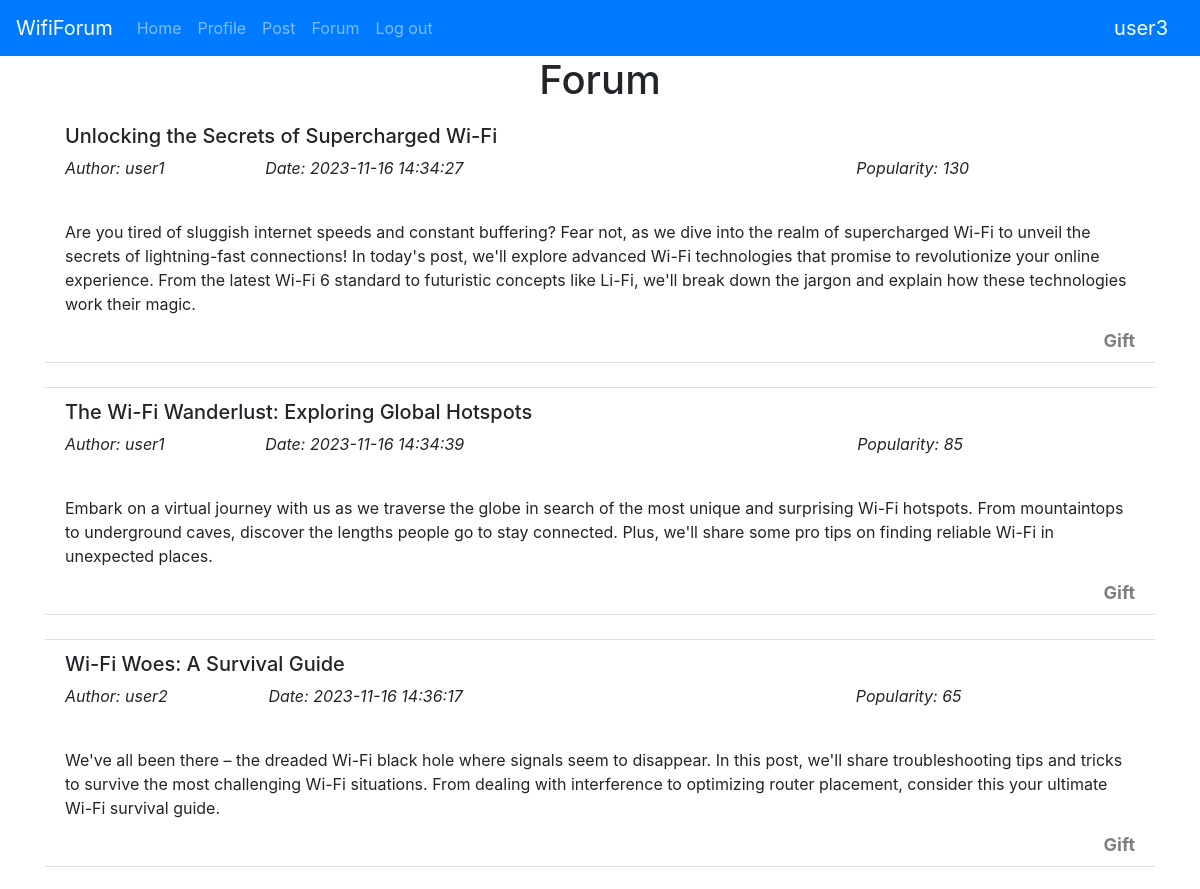
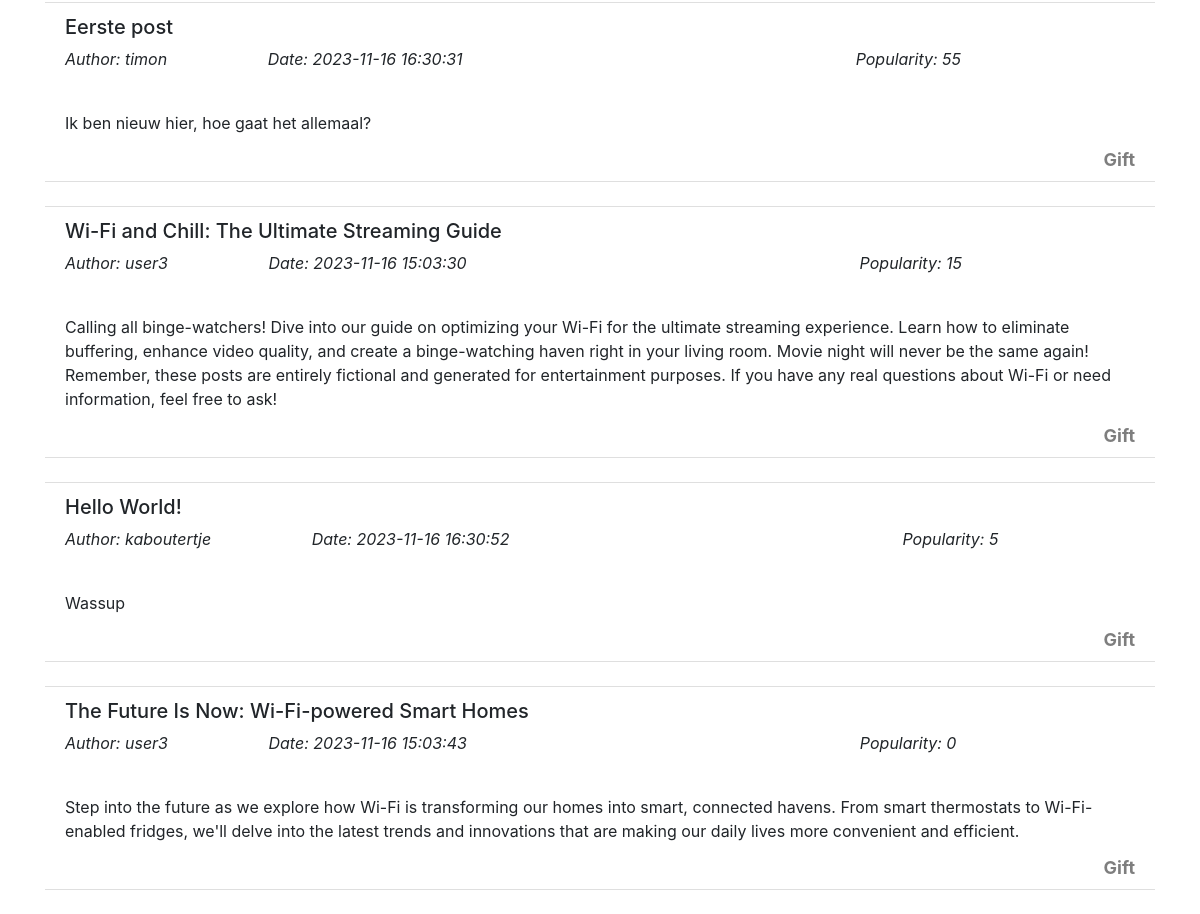
Page /forum (signed in) on the committed database (2 pictures, top to bottom).
### website/models.py (models this page shows)
class User(db.Model, UserMixin):
    id = db.Column(db.Integer, primary_key=True)
    email = db.Column(db.String(150), unique=True)
    password = db.Column(db.String(150))
    username = db.Column(db.String(150), unique=True)
    credit = db.Column(db.Integer)
    posts = db.relationship('Post')

class Post(db.Model):
    id = db.Column(db.Integer, primary_key=True)
    username = db.Column(db.String(150))
    title = db.Column(db.String(255))
    content = db.Column(db.Text)
    date = db.Column(db.DateTime(timezone=True), default=func.now())
    user_id = db.Column(db.Integer, db.ForeignKey('user.id'))
    credit = db.Column(db.Integer)

### website/views.py (the view)
@view.route('/forum', methods=['GET'])
def forum():
    username = request.form.get('username')
    posts = Post.query.order_by(desc(Post.credit)).all()
    return render_template('forum.html', user=current_user, posts=posts)

### website/__init__.py (called while the page is built)
def create_app():
    app = Flask(__name__)
    app.config['SECRET_KEY'] = 'abc' #Dit zorgt voor een encryptie van de data cookies en sessie data, je kan dit ook gwn disablen als het problemen veroorzaakt
    app.config['SQLALCHEMY_DATABASE_URI'] = f'sqlite:///{DB_NAME}'
    db.init_app(app)
    from .views import view
    from .auth import auth
    app.register_blueprint(view, url_prefix='/')
    app.register_blueprint(auth, url_prefix='/')
    from .models import User, Post
    create_database(app)
    login_manager = LoginManager()
    login_manager.login_view = 'auth.login'
    login_manager.init_app(app)
    @login_manager.user_loader
    def load_user(id):
        return User.query.get(int(id))
    return app

### website/templates/forum.html (shortened to what this page needs)
{% extends "base.html" %} {% block title %}Forum{% endblock %} {% block
content%}
<h1 align="center">Forum</h1>
<ul class="list-group list-group-flush" id="notes">
  {% for post in posts %}
  <li class="list-group-item">
    <h5>{{ post.title }}</h5>
    <p>
      <i
        >Author: {{ post.username }} &emsp;&emsp;&emsp;&emsp;&emsp;&emsp;Date:
        {{post.date}}
        &emsp;&emsp;&emsp;&emsp;&emsp;&emsp;&emsp;&emsp;&emsp;&emsp;&emsp;&emsp;&emsp;&emsp;&emsp;&emsp;&emsp;&emsp;&emsp;&emsp;&emsp;&emsp;&emsp;&emsp;
        Popularity: {{post.credit}}
      </i>
    </p>
    <br />
    <p>{{ post.content }}</p>
    <button
      class="close"
      style="font-size: 18px"
      type="button"
      onClick="donation({{ post.id }})"
    >
      Gift
    </button>
  </li>
  <br />{% endfor %}
</ul>
{% endblock %}

### website/templates/base.html (shortened to what this page needs)
<!DOCTYPE html>
<html>
  <head>
    <link
      rel="stylesheet"
      href="https://stackpath.bootstrapcdn.com/bootstrap/4.4.1/css/bootstrap.min.css"
    />
    <link
      rel="stylesheet"
      href="https://stackpath.bootstrapcdn.com/font-awesome/4.7.0/css/font-awesome.min.css"
    />
  </head>
  <body>
    <nav class="navbar navbar-expand-lg navbar-dark bg-primary">
      <a class="navbar-brand" href="#">WifiForum</a>
      <div class="'collapse navbar-collapse" id="navbar">
        <div class="navbar-nav">
          {% if user.is_authenticated %}
          <a class="nav-item nav-link" id="home" href="/"> Home </a>
          <a class="nav-item nav-link" id="profile" href="/profile">
            Profile
          </a>
          <a class="nav-item nav-link" id="post" href="/post"> Post </a>
          <a class="nav-item nav-link" id="logout" href="/forum"> Forum </a>
          <a class="nav-item nav-link" id="logout" href="/logout"> Log out </a>
          {% else %}
          <a class="nav-item nav-link" id="home" href="/"> Home </a>
          <a class="nav-item nav-link" id="login" href="/login"> Login </a>
          <a class="nav-item nav-link" id="sign-up" href="/signup"> Signup </a>
          {% endif %}
        </div>
      </div>
      <div class="topnav-right">
        {% if user.is_authenticated %}
        <a class="navbar-brand" href="/profile">{{user.username}}</a>
        {% endif %}
      </div>
    </nav>
    <div class="container">{%block content%} {%endblock %}</div>
  </body>
</html>

### rows in the picture
User: username "user3"
Post: title "Unlocking the Secrets of Supercharged Wi-Fi", username "user1", date "2023-11-16 14:34:27", credit "130", content "Are you tired of sluggish internet speeds and constant buffering? Fear not, as we dive into the realm of supercharged Wi-Fi to unveil the secrets of lightning-fast connections! In today's post, we'll explore advanced Wi-Fi technologies that promise to revolutionize your online experience. From the latest Wi-Fi 6 standard to futuristic concepts like Li-Fi, we'll break down the jargon and explain how these technologies work their magic."
Post: title "The Wi-Fi Wanderlust: Exploring Global Hotspots", username "user1", date "2023-11-16 14:34:39", credit "85", content "Embark on a virtual journey with us as we traverse the globe in search of the most unique and surprising Wi-Fi hotspots. From mountaintops to underground caves, discover the lengths people go to stay connected. Plus, we'll share some pro tips on finding reliable Wi-Fi in unexpected places."
Post: title "Wi-Fi Woes: A Survival Guide", username "user2", date "2023-11-16 14:36:17", credit "65", content "We've all been there – the dreaded Wi-Fi black hole where signals seem to disappear. In this post, we'll share troubleshooting tips and tricks to survive the most challenging Wi-Fi situations. From dealing with interference to optimizing router placement, consider this your ultimate Wi-Fi survival guide."
Post: title "Eerste post", username "timon", date "2023-11-16 16:30:31", credit "55", content "Ik ben nieuw hier, hoe gaat het allemaal?"
Post: title "Wi-Fi and Chill: The Ultimate Streaming Guide", username "user3", date "2023-11-16 15:03:30", credit "15", content "Calling all binge-watchers! Dive into our guide on optimizing your Wi-Fi for the ultimate streaming experience. Learn how to eliminate buffering, enhance video quality, and create a binge-watching haven right in your living room. Movie night will never be the same again! Remember, these posts are entirely fictional and generated for entertainment purposes. If you have any real questions about Wi-Fi or need information, feel free to ask!"
Post: title "Hello World!", username "kaboutertje", date "2023-11-16 16:30:52", credit "5", content "Wassup"
Post: title "The Future Is Now: Wi-Fi-powered Smart Homes", username "user3", date "2023-11-16 15:03:43", credit "0", content "Step into the future as we explore how Wi-Fi is transforming our homes into smart, connected havens. From smart thermostats to Wi-Fi-enabled fridges, we'll delve into the latest trends and innovations that are making our daily lives more convenient and efficient."
